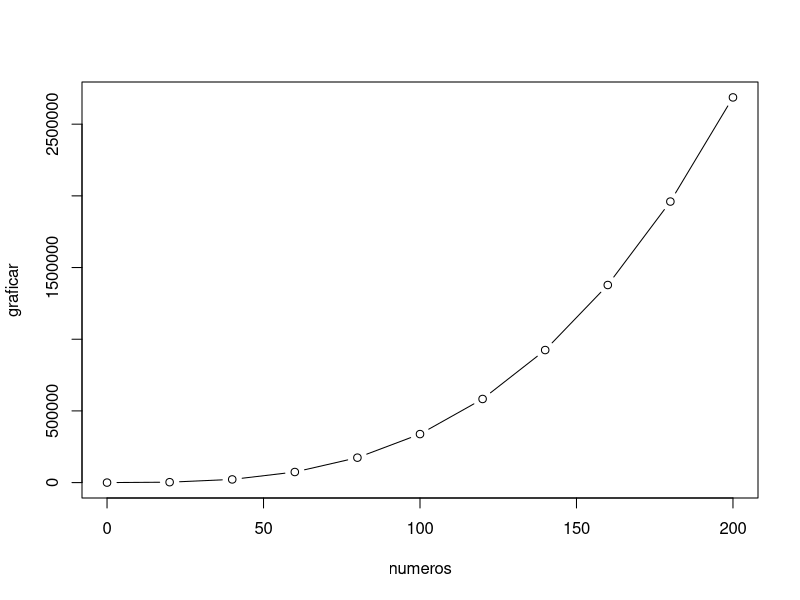

Recreate this plot in R.
# sumatoria primeros numeros naturales al cuadrado

numeros = c(seq(0,200,by=20))

suma <- function (numeros) {
  
  total <- c()
  for (i in numeros) {
    
    aux = 0
    
    for (j in 1 : i) {
      
      aux = aux + j^2
    }
    
    total = c (total, aux)
  }
  
  return (total)
}

graficar = suma (numeros)
plot (numeros , graficar , type = 'b')